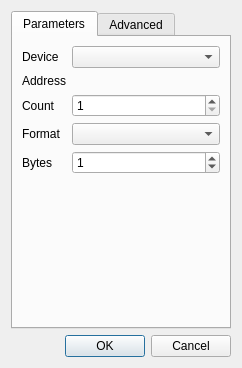
<?xml version="1.0" encoding="UTF-8"?>
<ui version="4.0">
 <class>mbServerDialogDataViewItem</class>
 <widget class="QDialog" name="mbServerDialogDataViewItem">
  <property name="geometry">
   <rect>
    <x>0</x>
    <y>0</y>
    <width>242</width>
    <height>368</height>
   </rect>
  </property>
  <property name="windowTitle">
   <string>Data</string>
  </property>
  <layout class="QVBoxLayout" name="verticalLayout">
   <item>
    <widget class="QTabWidget" name="tabWidget">
     <property name="currentIndex">
      <number>0</number>
     </property>
     <widget class="QWidget" name="tabParameters">
      <attribute name="title">
       <string>Parameters</string>
      </attribute>
      <layout class="QFormLayout" name="formLayout">
       <item row="0" column="0">
        <widget class="QLabel" name="label_4">
         <property name="text">
          <string>Device</string>
         </property>
        </widget>
       </item>
       <item row="0" column="1">
        <widget class="QComboBox" name="cmbDevice"/>
       </item>
       <item row="1" column="0">
        <widget class="QLabel" name="label">
         <property name="text">
          <string>Address</string>
         </property>
        </widget>
       </item>
       <item row="2" column="0">
        <widget class="QLabel" name="label_2">
         <property name="text">
          <string>Count</string>
         </property>
        </widget>
       </item>
       <item row="2" column="1">
        <widget class="QSpinBox" name="spCount">
         <property name="minimum">
          <number>1</number>
         </property>
         <property name="maximum">
          <number>65536</number>
         </property>
         <property name="value">
          <number>1</number>
         </property>
        </widget>
       </item>
       <item row="3" column="0">
        <widget class="QLabel" name="label_3">
         <property name="text">
          <string>Format</string>
         </property>
        </widget>
       </item>
       <item row="3" column="1">
        <widget class="QComboBox" name="cmbFormat"/>
       </item>
       <item row="4" column="0">
        <widget class="QLabel" name="label_7">
         <property name="text">
          <string>Bytes</string>
         </property>
        </widget>
       </item>
       <item row="4" column="1">
        <widget class="QSpinBox" name="spLength">
         <property name="maximum">
          <number>32000</number>
         </property>
         <property name="value">
          <number>1</number>
         </property>
        </widget>
       </item>
       <item row="5" column="1">
        <spacer name="verticalSpacer">
         <property name="orientation">
          <enum>Qt::Vertical</enum>
         </property>
         <property name="sizeHint" stdset="0">
          <size>
           <width>20</width>
           <height>40</height>
          </size>
         </property>
        </spacer>
       </item>
      </layout>
     </widget>
     <widget class="QWidget" name="tabAdvanced">
      <attribute name="title">
       <string>Advanced</string>
      </attribute>
      <layout class="QVBoxLayout" name="verticalLayout_2">
       <item>
        <layout class="QFormLayout" name="formLayout_2">
         <item row="0" column="0">
          <widget class="QLabel" name="label_8">
           <property name="text">
            <string>Swap bytes</string>
           </property>
          </widget>
         </item>
         <item row="0" column="1">
          <widget class="QComboBox" name="cmbSwapBytes"/>
         </item>
         <item row="1" column="0">
          <widget class="QLabel" name="label_6">
           <property name="text">
            <string>Register order</string>
           </property>
          </widget>
         </item>
         <item row="1" column="1">
          <widget class="QComboBox" name="cmbRegisterOrder"/>
         </item>
        </layout>
       </item>
       <item>
        <widget class="QGroupBox" name="grByteArray">
         <property name="title">
          <string>Byte Array</string>
         </property>
         <layout class="QFormLayout" name="formLayout_4">
          <item row="0" column="0">
           <widget class="QLabel" name="label_16">
            <property name="text">
             <string>Format</string>
            </property>
           </widget>
          </item>
          <item row="0" column="1">
           <widget class="QComboBox" name="cmbByteArrayFormat"/>
          </item>
          <item row="1" column="0">
           <widget class="QLabel" name="label_17">
            <property name="text">
             <string>Separator</string>
            </property>
           </widget>
          </item>
          <item row="1" column="1">
           <layout class="QHBoxLayout" name="horizontalLayout_2">
            <property name="spacing">
             <number>1</number>
            </property>
            <item>
             <widget class="QLineEdit" name="lnByteArraySeparator"/>
            </item>
            <item>
             <widget class="QToolButton" name="btnTogleDefaultByteArraySeparator">
              <property name="text">
               <string>...</string>
              </property>
              <property name="icon">
               <iconset resource="../../../core/gui/core_rsc.qrc">
                <normaloff>:/core/icons/resetproperty.png</normaloff>:/core/icons/resetproperty.png</iconset>
              </property>
             </widget>
            </item>
           </layout>
          </item>
         </layout>
        </widget>
       </item>
       <item>
        <widget class="QGroupBox" name="grString">
         <property name="title">
          <string>String</string>
         </property>
         <layout class="QFormLayout" name="formLayout_3">
          <item row="0" column="0">
           <widget class="QLabel" name="label_15">
            <property name="text">
             <string>Length type</string>
            </property>
           </widget>
          </item>
          <item row="0" column="1">
           <widget class="QComboBox" name="cmbStringLengthType"/>
          </item>
          <item row="1" column="0">
           <widget class="QLabel" name="label_14">
            <property name="text">
             <string>Encoding</string>
            </property>
           </widget>
          </item>
          <item row="1" column="1">
           <widget class="QComboBox" name="cmbStringEncoding"/>
          </item>
         </layout>
        </widget>
       </item>
       <item>
        <spacer name="verticalSpacer_2">
         <property name="orientation">
          <enum>Qt::Vertical</enum>
         </property>
         <property name="sizeHint" stdset="0">
          <size>
           <width>20</width>
           <height>40</height>
          </size>
         </property>
        </spacer>
       </item>
      </layout>
     </widget>
    </widget>
   </item>
   <item>
    <widget class="QDialogButtonBox" name="buttonBox">
     <property name="orientation">
      <enum>Qt::Horizontal</enum>
     </property>
     <property name="standardButtons">
      <set>QDialogButtonBox::Cancel|QDialogButtonBox::Ok</set>
     </property>
    </widget>
   </item>
  </layout>
 </widget>
 <resources>
  <include location="../../../core/gui/core_rsc.qrc"/>
 </resources>
 <connections/>
</ui>
